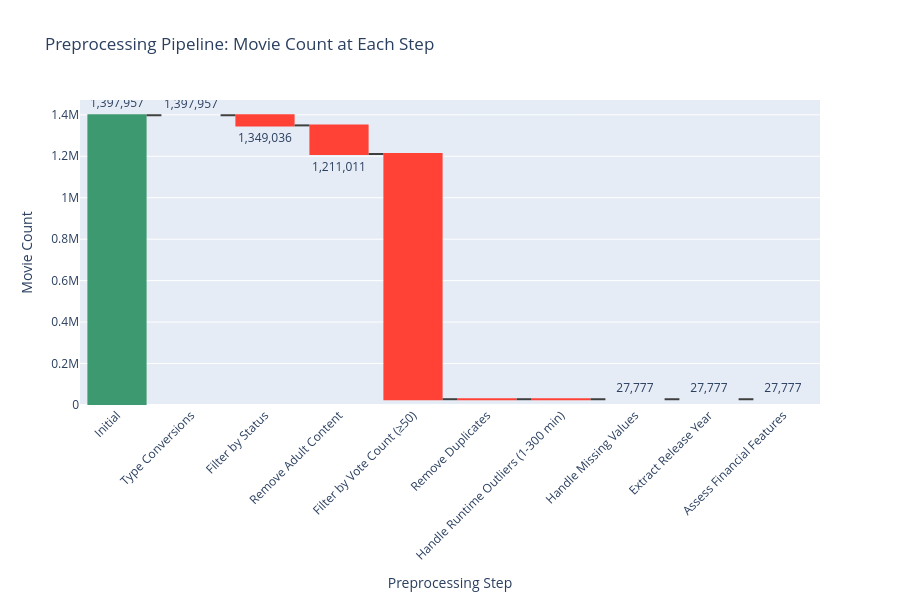

Source (notebook cell):
### Code cell
# Visualize preprocessing impact
fig = go.Figure()

# Waterfall chart of preprocessing steps
steps_names = ['Initial'] + [s['name'] for s in preprocessing_log['steps']]
cumulative_counts = [preprocessing_log['initial_count']]

for step in preprocessing_log['steps']:
    cumulative_counts.append(step['count_after'])

fig.add_trace(go.Waterfall(
    name="Preprocessing Pipeline",
    orientation="v",
    x=steps_names,
    y=[cumulative_counts[0]] + [-s['removed'] for s in preprocessing_log['steps']],
    text=[f"{count:,}" for count in cumulative_counts],
    textposition="outside",
    connector={"line": {"color": "rgb(63, 63, 63)"}}
))

fig.update_layout(
    title="Preprocessing Pipeline: Movie Count at Each Step",
    xaxis_title="Preprocessing Step",
    yaxis_title="Movie Count",
    height=600,
    showlegend=False
)

fig.update_xaxes(tickangle=-45)
fig.show()

### Figure 1 — Plotly figure (JSON) as saved in the notebook; plotly's stock layout.template omitted (floating-point values rounded to 4 significant figures)
{"data": [{"connector": {"line": {"color": "rgb(63, 63, 63)"}}, "name": "Preprocessing Pipeline", "orientation": "v", "text": ["1,397,957", "1,397,957", "1,349,036", "1,211,011", "27,968", "27,929", "27,795", "27,777", "27,777", "27,777"], "textposition": "outside", "type": "waterfall", "x": ["Initial", "Type Conversions", "Filter by Status", "Remove Adult Content", "Filter by Vote Count (≥50)", "Remove Duplicates", "Handle Runtime Outliers (1-300 min)", "Handle Missing Values", "Extract Release Year", "Assess Financial Features"], "y": [1397957, 0, -48921, -138025, -1183043, -39, -134, -18, 0, 0]}], "layout": {"height": 600, "showlegend": false, "title": {"text": "Preprocessing Pipeline: Movie Count at Each Step"}, "xaxis": {"tickangle": -45, "title": {"text": "Preprocessing Step"}}, "yaxis": {"title": {"text": "Movie Count"}}}}
